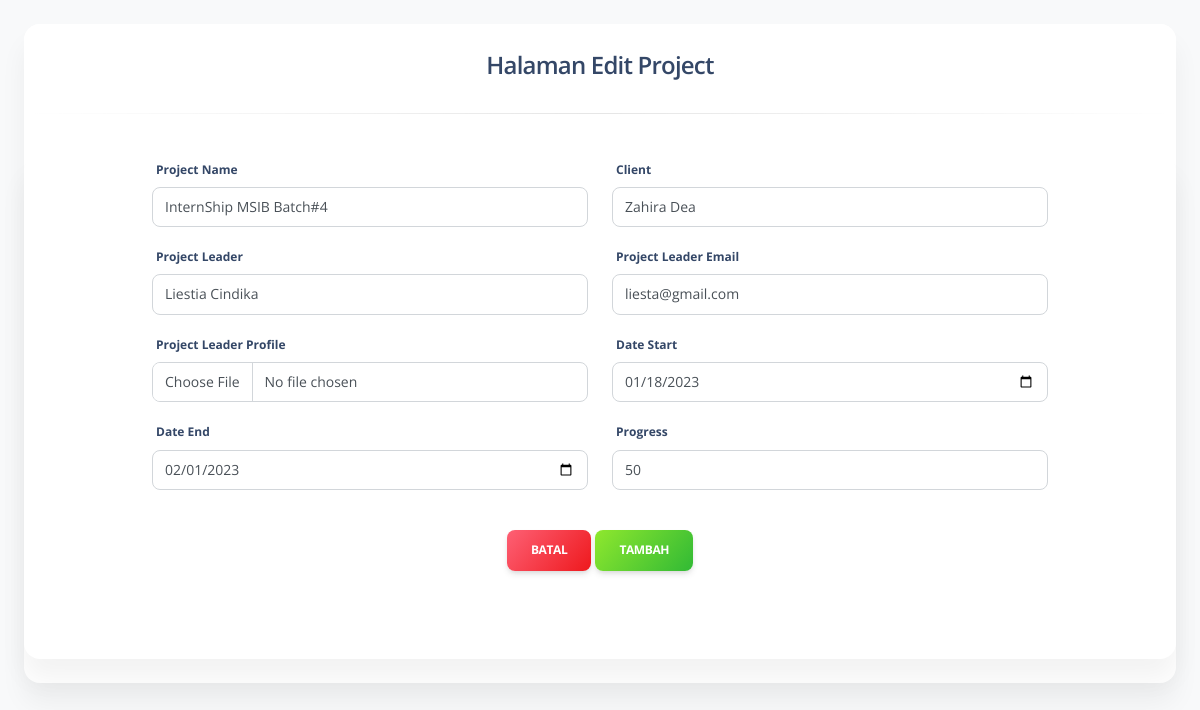
/Monitoring/edit/5, run on the app's committed database.
### tables this page shows
CREATE TABLE `monitoring` (
  `id` int(11) NOT NULL,
  `nama_projek` varchar(100) NOT NULL,
  `nama_klien` varchar(100) NOT NULL,
  `nama_leader` varchar(100) NOT NULL,
  `email` varchar(100) NOT NULL,
  `gambar` varchar(100) NOT NULL DEFAULT 'default.jpg',
  `tanggal_mulai` varchar(100) NOT NULL,
  `tanggal_selesai` varchar(100) NOT NULL,
  `progress` int(11) NOT NULL
);

### application/controllers/Monitoring.php (called while the page is built, shortened)
<?php
class Monitoring extends CI_Controller
{
    public function __construct()
    {
        $this->load->model('Monitor_model');
    }
    public function edit($id)
	{
        $data['judul'] = "Halaman Edit Project";
		$data['monitoring'] = $this->Monitor_model->getById($id);
        $this->form_validation->set_rules('nama_projek', 'nama_projek', 'required', [
			'required' => 'Nama Projek Wajib di isi'
		]);
        if ($this->form_validation->run() == false) {
			$this->load->view("edit", $data);
		}
	}
}

### index.php (called while the page is built, shortened)
<?php
require_once BASEPATH.'core/CodeIgniter.php';

### application/models/Monitor_model.php (called while the page is built, shortened)
<?php
class Monitor_model extends CI_Model
{
    public $table = 'monitoring';
    public function getById($id)
    {
        $this->db->from($this->table);
        $this->db->where('id', $id);
        $query = $this->db->get();
        return $query->row_array();
    }
}

### application/views/edit.php (the view, shortened to what this page needs)
<!DOCTYPE html>
<html lang="en">
<head>
  <link href="<?=base_url('assets/')?>css/nucleo-icons.css" rel="stylesheet" />
  <link href="<?=base_url('assets/')?>css/nucleo-svg.css" rel="stylesheet" />
  <link href="<?=base_url('assets/')?>css/nucleo-svg.css" rel="stylesheet" />
  <link id="pagestyle" href="<?=base_url('assets/')?>css/soft-ui-dashboard.css?v=1.0.7" rel="stylesheet" />
</head>
<body class="bg-gray-100">
  <main class="main-content position-relative max-height-vh-100 h-100 border-radius-lg ">
    <div class="container-fluid py-4">
        <div class="row">
            <div class="col-12">
                <div class="card mb-4">
                    <div class="card-header text-center">
                        <h4><?php echo $judul; ?></h4>
                    </div>
                    <hr class="horizontal dark mt-0">
                    <br>
                    <div class="row ">
                        <div class="col-12">
                            <div class="card mb-4">
                                <div class="card-body px-8 pt-0 pb-2">
                                    <form role="form" action="" method="POST" enctype="multipart/form-data">
                                        <div class="row">
                                            <div class="col-md-6">
                                            <div class="form-group">
                                                <label for="exampleFormControlInput1">Project Name</label>
                                                <input type="text" class="form-control" value="<?= $monitoring['nama_projek']; ?>"  name="nama_projek" id="nama_projek">
                                            </div>
                                            </div>
                                            <div class="col-md-6">
                                            <div class="form-group">
                                                <label for="exampleFormControlInput2">Client</label>
                                                <input type="text" class="form-control" value="<?= $monitoring['nama_klien']; ?>" name="nama_klien" id="nama_klien">
                                            </div>
                                            </div>
                                            <div class="col-md-6">
                                            <div class="form-group">
                                                <label for="exampleFormControlInput3">Project Leader</label>
                                                <input type="text" class="form-control" value="<?= $monitoring['nama_leader']; ?>" name="nama_leader" id="nama_leader">
                                            </div>
                                            </div>
                                            <div class="col-md-6">
                                            <div class="form-group">
                                                <label for="exampleFormControlInput4">Project Leader Email</label>
                                                <input type="email" class="form-control"  value="<?= $monitoring['email']; ?>" name="email" id="email">
                                            </div>
                                            </div>
                                            <div class="col-md-6">
                                            <div class="form-group">
                                                <label for="exampleFormControlInput5">Project Leader Profile</label>
                                                <input type="file" class="form-control" value="<?= $monitoring['gambar']; ?>" name="gambar" id="gambar">
                                            </div>
                                            </div>
                                            <div class="col-md-6">
                                            <div class="form-group">
                                                <label for="exampleFormControlInput6">Date Start</label>
                                                <input type="date" class="form-control"  value="<?= $monitoring['tanggal_mulai']; ?>" name="tanggal_mulai" id="tanggal_mulai">
                                            </div>
                                            </div>
                                            <div class="col-md-6">
                                            <div class="form-group">
                                                <label for="exampleFormControlInput7">Date End</label>
                                                <input type="date" class="form-control"  value="<?= $monitoring['tanggal_selesai']; ?>" name="tanggal_selesai" id="tanggal_selesai">
                                            </div>
                                            </div>
                                            <div class="col-md-6">
                                            <div class="form-group">
                                                <label for="exampleFormControlInput8">Progress</label>
                                                <input type="text" class="form-control" value="<?= $monitoring['progress']; ?>" name="progress" id="progress">
                                            </div>
                                            </div>
                                            <br>
                                            <div class="col-md-12 text-center px-8 pt-4 pb-6">
                                                <a href="<?= site_url('Monitoring') ?>" type="submit" class="btn bg-gradient-danger">Batal</a>
                                                <button type="submit" name="edit" class="btn bg-gradient-success">Tambah</button>
                                            </div>
                                        </div>
                                    </form>
                                </div>
                            </div>
                        </div>
                    </div>
                </div>
            </div>
        </div>
    </div>
</body>
</html>

### data on the page
monitoring: nama_projek "InternShip MSIB Batch#4", nama_klien "Zahira Dea", nama_leader "Liestia Cindika", email "liesta@gmail.com", tanggal_mulai "01/18/2023", tanggal_selesai "02/01/2023", progress "50"

### other printed values
$judul "Halaman Edit Project"
